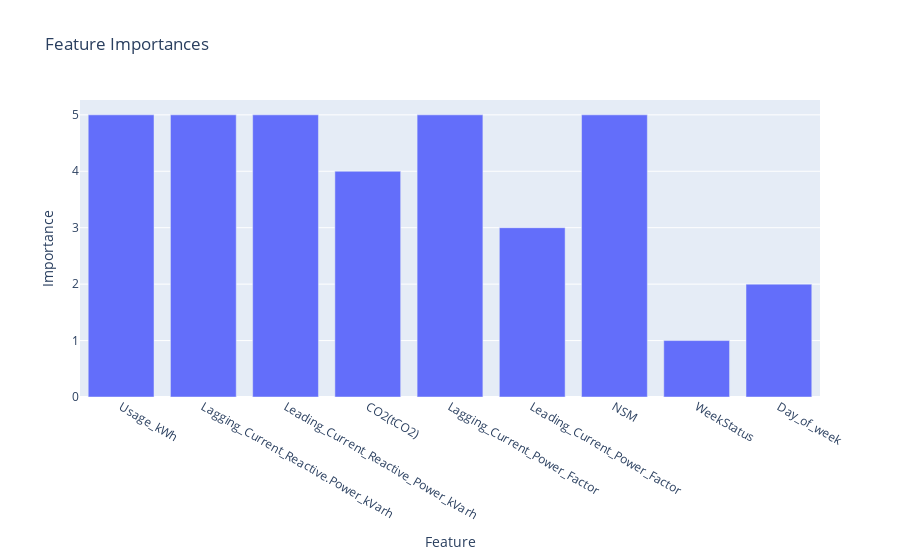

Notebook code cell kept with this figure:
### Code cell
xg , yg = feature_selection_using_RF(xg,yg)

### Figure 1 — Plotly figure (JSON) as saved in the notebook; plotly's stock layout.template omitted (floating-point values rounded to 4 significant figures)
{"data": [{"alignmentgroup": "True", "hovertemplate": "Feature=%{x}<br>Importance=%{y}<extra></extra>", "legendgroup": "", "marker": {"color": "#636efa", "pattern": {"shape": ""}}, "name": "", "offsetgroup": "", "orientation": "v", "showlegend": false, "textposition": "auto", "x": ["Usage_kWh", "Lagging_Current_Reactive.Power_kVarh", "Leading_Current_Reactive_Power_kVarh", "CO2(tCO2)", "Lagging_Current_Power_Factor", "Leading_Current_Power_Factor", "NSM", "WeekStatus", "Day_of_week"], "xaxis": "x", "y": [5, 5, 5, 4, 5, 3, 5, 1, 2], "yaxis": "y", "type": "bar"}], "layout": {"xaxis": {"anchor": "y", "domain": [0, 1], "title": {"text": "Feature"}, "type": "category", "range": [-0.5, 8.5], "autorange": true}, "yaxis": {"anchor": "x", "domain": [0, 1], "title": {"text": "Importance"}, "type": "linear", "range": [0, 5.263], "autorange": true}, "legend": {"tracegroupgap": 0}, "title": {"text": "Feature Importances"}, "barmode": "relative", "autosize": true}}
